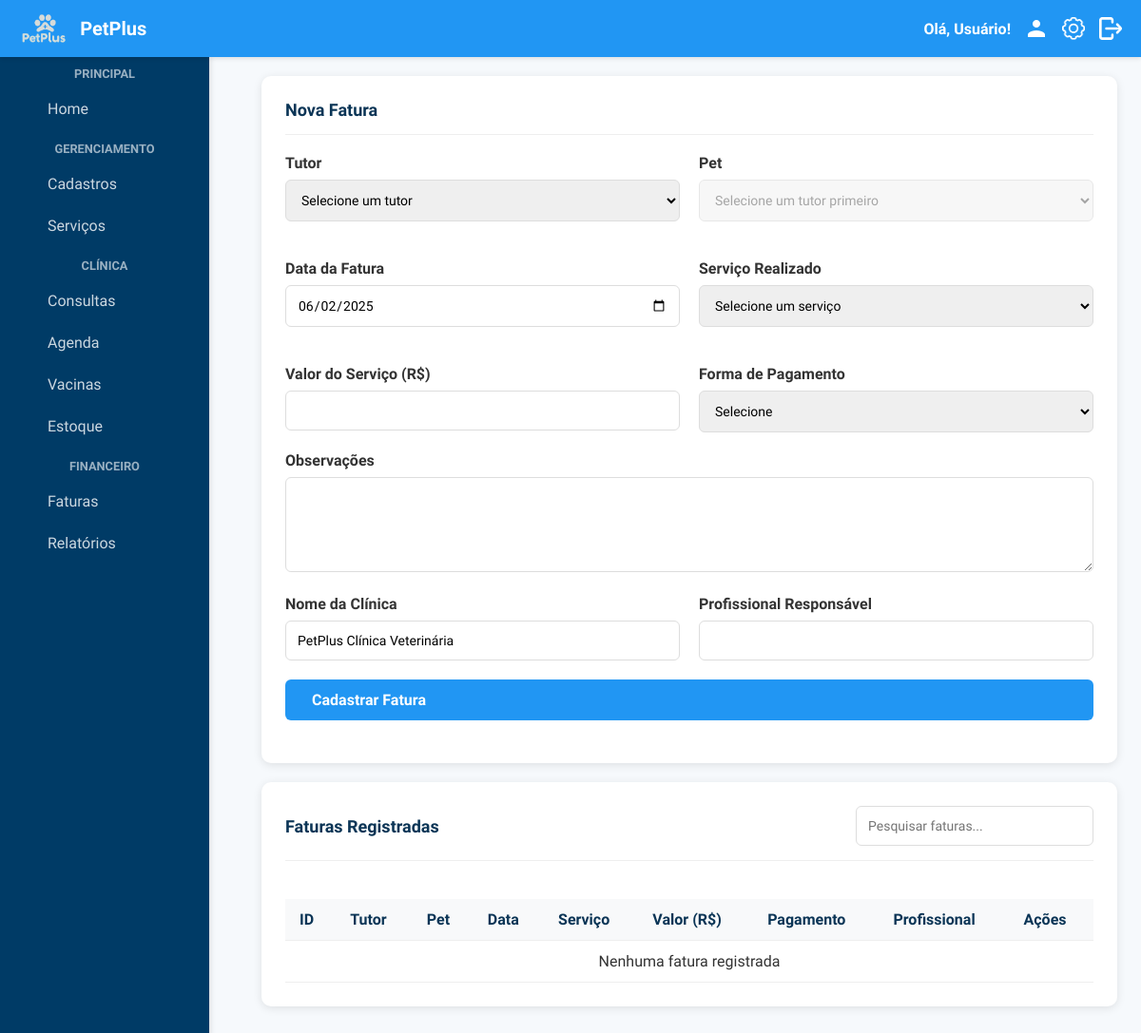
The app's page /fatura_detalhada/gerenciamento_faturas.php, older data.
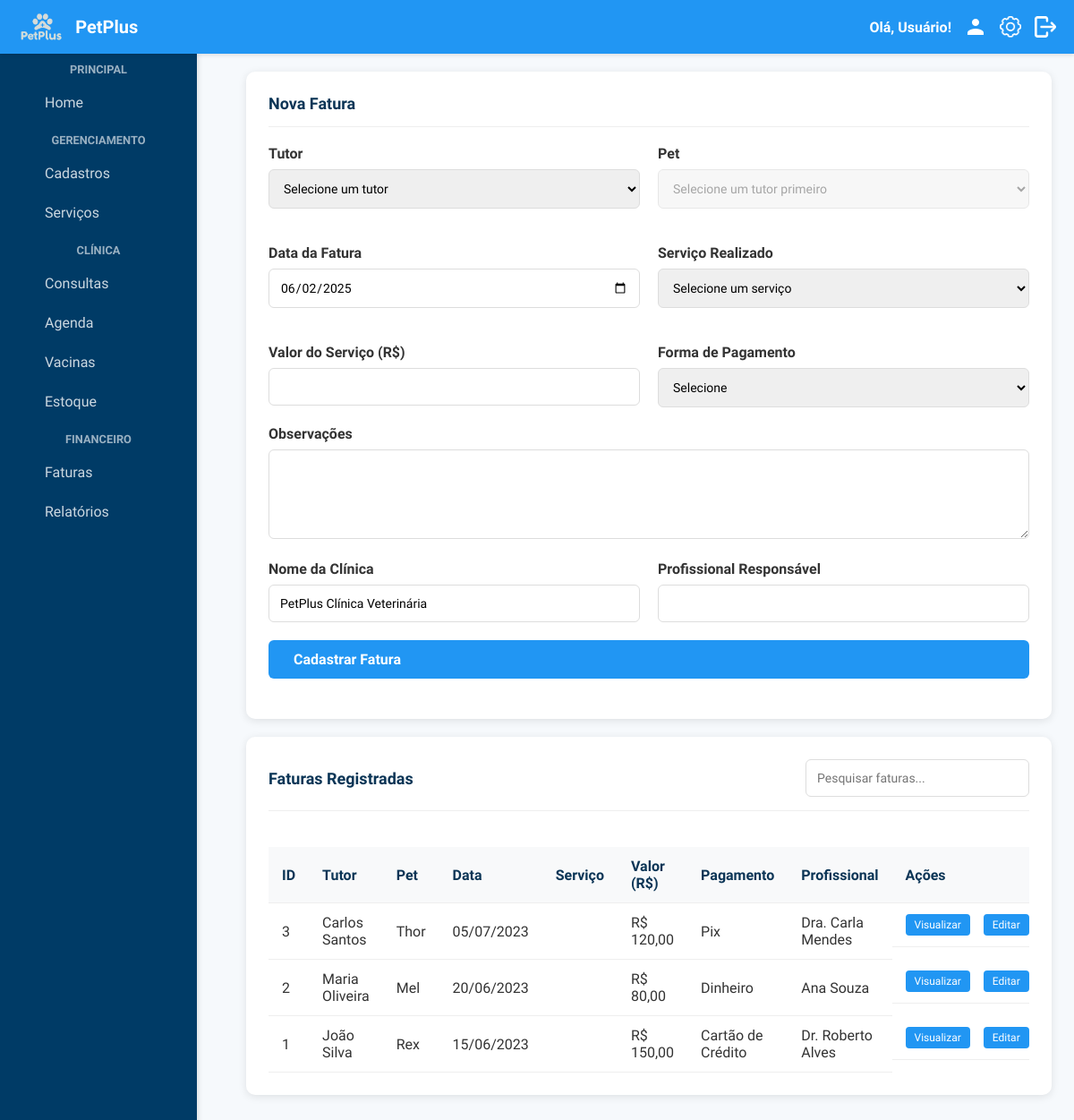
The same page, newer data.
### tables this page shows
CREATE TABLE IF NOT EXISTS Faturas (
    id INT AUTO_INCREMENT PRIMARY KEY,
    tutor_id INT NOT NULL,
    pet_id INT NOT NULL,
    data_fatura DATE NOT NULL,
    servico VARCHAR(100) NOT NULL,
    valor DECIMAL(10,2) NOT NULL,
    forma_pagamento VARCHAR(50) NOT NULL,
    observacoes TEXT,
    clinica VARCHAR(100) NOT NULL,
    profissional VARCHAR(100) NOT NULL,
    status_f ENUM('pago', 'pendente', 'cancelado') DEFAULT 'pendente',
    FOREIGN KEY (tutor_id) REFERENCES Tutor(id_tutor) ON DELETE CASCADE,
    FOREIGN KEY (pet_id) REFERENCES Pets(id_pet) ON DELETE CASCADE
);

CREATE TABLE IF NOT EXISTS Tutor (
    id_tutor INT AUTO_INCREMENT PRIMARY KEY,
    nome VARCHAR(100) NOT NULL,
    cpf VARCHAR(14) UNIQUE,
    email VARCHAR(100),
    telefone VARCHAR(15),
    endereco VARCHAR(200),
    data_cadastro TIMESTAMP DEFAULT CURRENT_TIMESTAMP
);

CREATE TABLE IF NOT EXISTS Pets (
    id_pet INT AUTO_INCREMENT PRIMARY KEY,
    id_tutor INT,
    nome VARCHAR(50) NOT NULL,
    especie VARCHAR(50),
    raca VARCHAR(50),
    data_nascimento DATE,
    sexo ENUM('M', 'F'),
    cor VARCHAR(50),
    peso DECIMAL(5,2),
    observacoes TEXT,
    FOREIGN KEY (id_tutor) REFERENCES Tutor(id_tutor) ON DELETE CASCADE
);

### fatura_detalhada/gerenciamento_faturas.php (the view, shortened to what the changed rows need)
<?php
$conn = conecta_db();
$faturas = [];
try {
    $sql = "SELECT f.*, t.nome as tutor_nome, p.nome as pet_nome, s.nome as servico_nome
            FROM Faturas f
            JOIN Tutor t ON f.tutor_id = t.id_tutor
            JOIN Pets p ON f.pet_id = p.id_pet
            LEFT JOIN Servicos s ON f.servico = s.id_servico
            ORDER BY f.data_fatura DESC";
    $result = $conn->query($sql);
    if ($result && $result->num_rows > 0) {
        while ($row = $result->fetch_assoc()) {
            $faturas[] = $row;
        }
    }
} catch (Exception $e) {
    $faturas = [
        [
            'id' => 1,
            'tutor_nome' => 'João Silva',
            'pet_nome' => 'Rex',
            'data_fatura' => '2023-06-01',
            'servico_nome' => 'Consulta de Rotina',
            'valor' => 120.00,
            'forma_pagamento' => 'Cartão de Crédito',
            'profissional' => 'Dr. Carlos'
        ],
        [
            'id' => 2,
            'tutor_nome' => 'Maria Oliveira',
            'pet_nome' => 'Luna',
            'data_fatura' => '2023-06-02',
            'servico_nome' => 'Vacinação',
            'valor' => 80.00,
            'forma_pagamento' => 'Dinheiro',
            'profissional' => 'Dra. Ana'
        ]
    ];
}
$fatura_edicao = null;
include_once('../includes/header.php');
?>
<!DOCTYPE html>
<html lang="pt-br">
<head>
    <link rel="stylesheet" href="../includes/global.css">
</head>
<body>
    <div class="fatura-container">
        <div class="card">
            <div class="card-header">
                <h2 class="card-title"><?php echo $fatura_edicao ? 'Editar Fatura' : 'Nova Fatura'; ?></h2>
            </div>
        </div>
        <div class="card">
            <div class="card-header">
                <h2 class="card-title">Faturas Registradas</h2>
            </div>
            <div class="table-container">
                <table class="data-table">
                    <thead>
                        <tr>
                            <th>ID</th>
                            <th>Tutor</th>
                            <th>Pet</th>
                            <th>Data</th>
                            <th>Serviço</th>
                            <th>Valor (R$)</th>
                            <th>Pagamento</th>
                            <th>Profissional</th>
                            <th>Ações</th>
                        </tr>
                    </thead>
                    <tbody id="listaFaturas">
                        <?php if (empty($faturas)): ?>
                            <tr>
                                <td colspan="9" style="text-align: center;">Nenhuma fatura registrada</td>
                            </tr>
                        <?php else: ?>
                            <?php foreach ($faturas as $fatura): ?>
                                <tr>
                                    <td><?php echo $fatura['id']; ?></td>
                                    <td><?php echo htmlspecialchars($fatura['tutor_nome']); ?></td>
                                    <td><?php echo htmlspecialchars($fatura['pet_nome']); ?></td>
                                    <td><?php echo date('d/m/Y', strtotime($fatura['data_fatura'])); ?></td>
                                    <td><?php echo htmlspecialchars($fatura['servico_nome']); ?></td>
                                    <td>R$ <?php echo number_format($fatura['valor'], 2, ',', '.'); ?></td>
                                    <td><?php echo htmlspecialchars($fatura['forma_pagamento']); ?></td>
                                    <td><?php echo htmlspecialchars($fatura['profissional']); ?></td>
                                    <td class="actions">
                                        <button class="btn-action btn-view" onclick="visualizarFatura(<?php echo $fatura['id']; ?>)" title="Visualizar">Visualizar</button>
                                        <button class="btn-action btn-edit" onclick="editarFatura(<?php echo $fatura['id']; ?>)" title="Editar">Editar</button>
                                    </td>
                                </tr>
                            <?php endforeach; ?>
                        <?php endif; ?>
                    </tbody>
                </table>
            </div>
        </div>
    </div>
</body>
</html>

Row changes from the older to the newer data that the page shows:
now on this page (row unchanged): faturas: id "3", tutor.nome "Carlos Santos", pet.nome "Thor", data_fatura "05/07/2023", valor "120,00", forma_pagamento "Pix", profissional "Dra. Carla Mendes"
now on this page (row edited): faturas: id "2", tutor.nome "Maria Oliveira", pet.nome "Mel", data_fatura "20/06/2023", valor "80,00", forma_pagamento "Dinheiro", profissional "Ana Souza"
now on this page (row edited): faturas: id "1", tutor.nome "João Silva", pet.nome "Rex", data_fatura "15/06/2023", valor "150,00", forma_pagamento "Cartão de Crédito", profissional "Dr. Roberto Alves"
Text that changed along with them:
text no longer shown: "Nenhuma fatura registrada"
